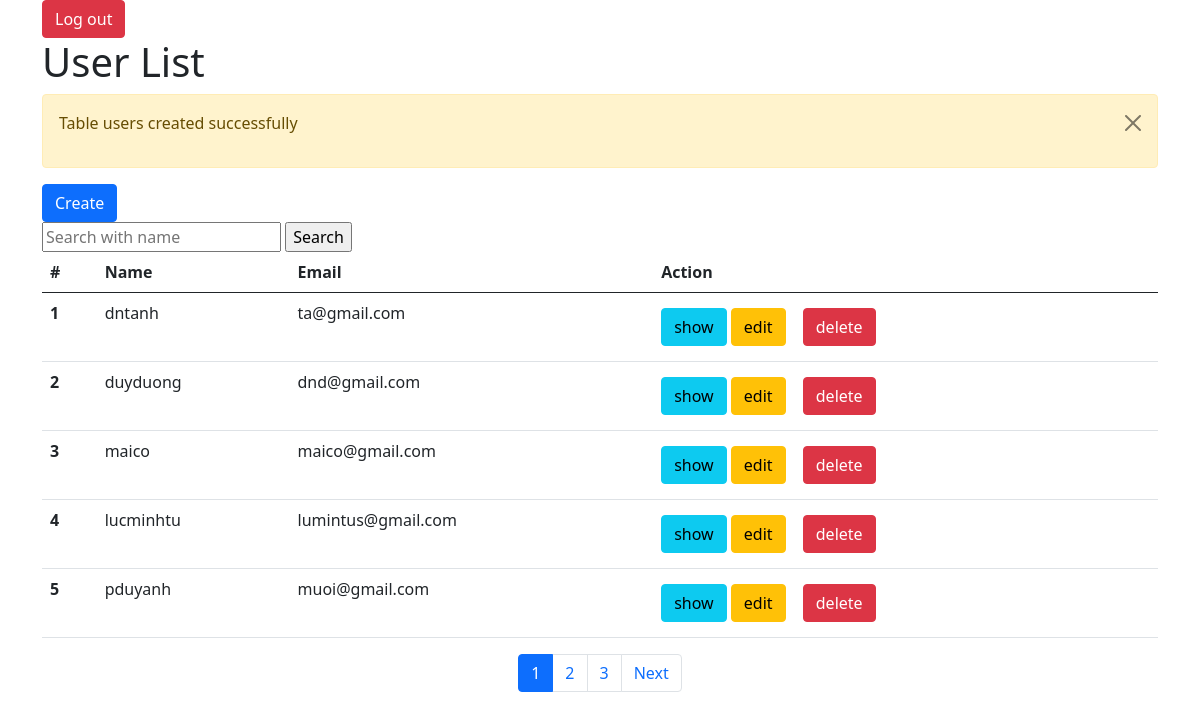
The page / on the database its author committed.
### tables this page shows
CREATE TABLE `users` (
  `id` int(11) NOT NULL,
  `name` varchar(255) NOT NULL,
  `email` varchar(255) NOT NULL,
  `passwords` varchar(50) NOT NULL
);

### user.php (called while the page is built, shortened)
<?php
include_once "./DB.php";
class User{
    static public function all($currentPage = 1, $perPage = 5) {
        $totalUsers = self::count();
        $totalPages = ceil($totalUsers / $perPage);
        $offset = ($currentPage - 1) * $perPage;
        $sql = "select * from users LIMIT $perPage OFFSET $offset";
        $users = DB::execute($sql);
        return [
          'data' => $users,
          'total_pages' => $totalPages,
          'current_page' => $currentPage
        ];
      }
      static private function count() {
        $sql = "SELECT COUNT(*) as total from users";
        $result = DB::execute($sql);
        return $result[0]['total'];
      }
};

### DB.php (called while the page is built, shortened)
<?php
class DB{
    static private $connection;
    static public function getConnection(){
        if(static::$connection == null){
            try{
            static::$connection = new PDO(self::DB_TYPE.":host=".self::DB_HOST.";dbname=".self::DB_NAME, self::USER_NAME, self::USER_PASSWORD);
            }catch(Exception $exception){
                throw new Exception("connection fail");
            }
        }
        return static::$connection;
    }
    static public function execute($sql,$data=[]){
        $statement = DB::getConnection()->prepare($sql);
        $statement -> setFetchMode(PDO::FETCH_ASSOC);
        $statement->execute($data);
        $result =[];
        while ($item = $statement->fetch()){
            $result[]=$item;
        }
return $result;
    }
}

### index.php (the view, shortened to what this page needs)
<?php
  include_once "./user.php";
  $users = User::all();
  $currentPage = $users['current_page'];
  $totalPages = $users['total_pages'];
?>
<!doctype html>
<html lang="en">
  <head>
    <link href="https://cdn.jsdelivr.net/npm/bootstrap@5.0.2/dist/css/bootstrap.min.css" rel="stylesheet">
  </head>
  <body>
    <div class="container">
    <div><a href="./logout.php" class="btn btn-danger">Log out</a> </div>
        <div>
            <h1>User List</h1>
        </div>
        <?php if(isset($_SESSION["message"])){ ?>
      <div class="alert alert-warning alert-dismissible fade show" role="alert">
      <p>
      <?php echo ($_SESSION["message"]);unset($_SESSION["message"]); ?>
      </p>
      <button type="button" class="btn-close" data-bs-dismiss="alert" aria-label="Close"></button>
    </div>
    <?php } ?>
    <a href="./create.php" class="btn btn-primary">Create</a>
    <div>
      <form action="search.php" method="get">
          <input type="text" name="search" id="search" placeholder="Search with name">
          <input type="submit" name="search-button" value="Search">
      </form>
    </div>
    <div>
      <?php if(count($users['data'])>0){ ?>
<table class="table">
  <thead>
    <tr>
      <th scope="col">#</th>
      <th scope="col">Name</th>
      <th scope="col">Email</th>
      <th scope="col">Action</th>
    </tr>
  </thead>
  <tbody>
    <?php foreach($users['data'] as $user){ ?>
    <tr>
      <th scope="row"><?php echo $user["id"]; ?></th>
      <td><?php echo $user["name"]; ?></td>
      <td><?php echo $user["email"]; ?></td>
      <td>
        <a href="./show.php?id=<?= $user["id"]?>" class="btn btn-info">show</a>
        <a href="./edit.php?id=<?= $user["id"]?>" class="btn btn-warning">edit</a>
        <form class="btn" action="./delete.php" method="post" id="formDelete-<?=$user["id"]?>">
          <button type="submit" class="btn btn-danger btn-delete">delete</button>
        </form>
      </td>
    <?php } ?>    </tr>
  </tbody>
  <?php }else{ ?>
    <h2>No data</h2>
    <?php } ?>
</table>
<nav aria-label="Page navigation example">
  <ul class="pagination justify-content-center">
    <?php for ($i = 1; $i <= $totalPages; $i++): ?>
      <li class="page-item <?= ($i === $currentPage) ? 'active' : '' ?>">
        <a class="page-link" href="?page=<?= $i ?>"><?= $i ?></a>
      </li>
    <?php endfor; ?>
    <?php if ($currentPage < $totalPages): ?>
      <li class="page-item"><a class="page-link" href="?page=<?= $currentPage + 1 ?>">Next</a></li>
    <?php endif; ?>
  </ul>
</nav>
    </div>
    </div>
  </body>
</html>

### rows shown on the page
users: id "1", name "dntanh", email "ta@gmail.com"
users: id "2", name "duyduong", email "dnd@gmail.com"
users: id "3", name "maico", email "maico@gmail.com"
users: id "4", name "lucminhtu", email "lumintus@gmail.com"
users: id "5", name "pduyanh", email "muoi@gmail.com"

### other values the page prints
$_SESSION["message"] "Table users created successfully"
